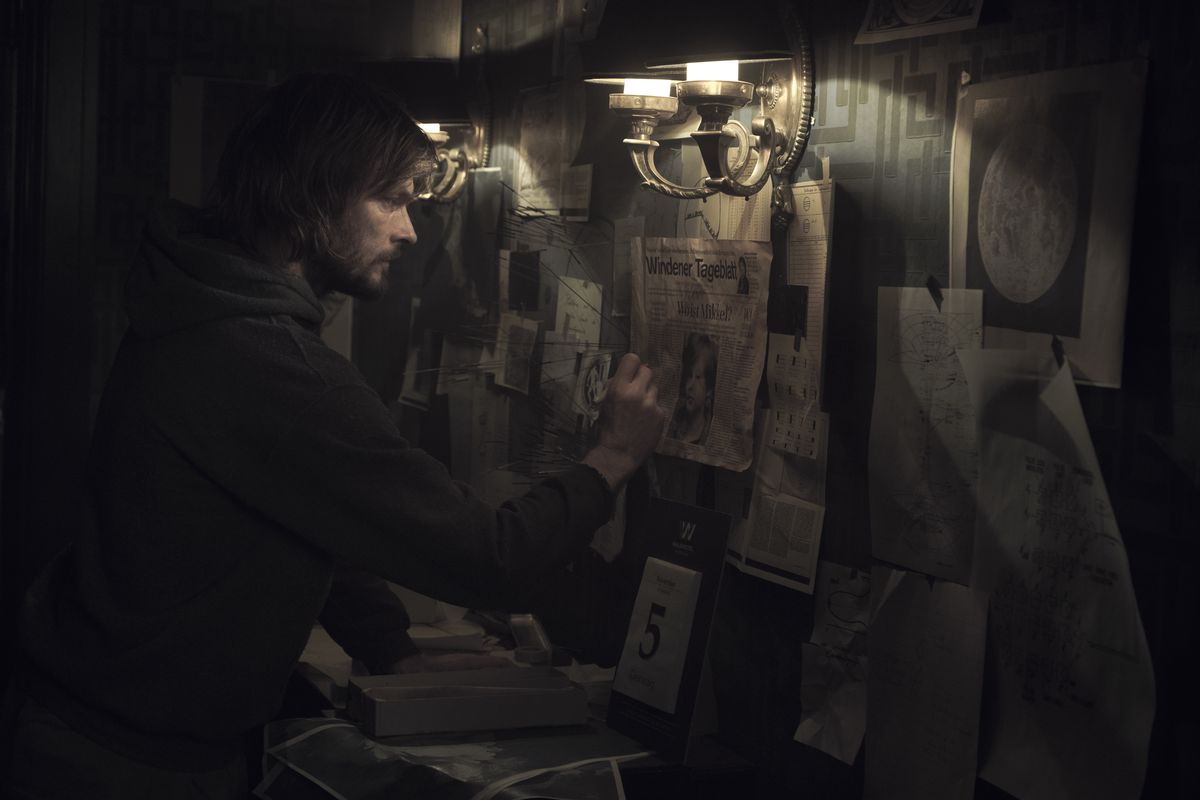
#> input picture chap2/dark.jpg, 1200 x 800 px
$ jupyter execute color_change.ipynb
#> lines starting #> are read from the running program, lines starting #| are printed output that depends on the picture; after the words box and inside, x2 and y2 are one past the last pixel; in counts of white or black regions, pixels touching at a corner belong together
[cell 1]
import cv2
import numpy
import matplotlib.pyplot as plt

# color change

[cell 2]
def my_show_BGR(img, size=(3,3)):
    plt.figure(figsize=size)
    plt.imshow(cv2.cvtColor(img,cv2.COLOR_BGR2RGB))
    plt.show()

[cell 3]
img_dark = cv2.imread('dark.jpg',1)
#> img_dark is the input picture: shape (800, 1200, 3); mean B, G, R 30.9, 30.7, 33.6
my_show_BGR(img_dark,size=(8,8))

# convert to YUV channel

[cell 4]
def my_show_YUV(img, size=(3,3)):
    plt.figure(figsize=size)
    plt.imshow(cv2.cvtColor(img,cv2.COLOR_YUV2RGB))
    plt.show()

[cell 5]
img_YUV = cv2.cvtColor(img_dark,cv2.COLOR_BGR2YUV)
#> img_YUV: shape (800, 1200, 3); mean of channels 0, 1, 2 31.6, 127.7, 129.8
print(img_YUV.shape)
#| (800, 1200, 3)
my_show_YUV(img_YUV)

[cell 6]
def brighter(img,y_increase,u_increase,v_increase):
#> called with y_increase = 255, u_increase = 0, v_increase = 0
    Y,U,V = cv2.split(img)
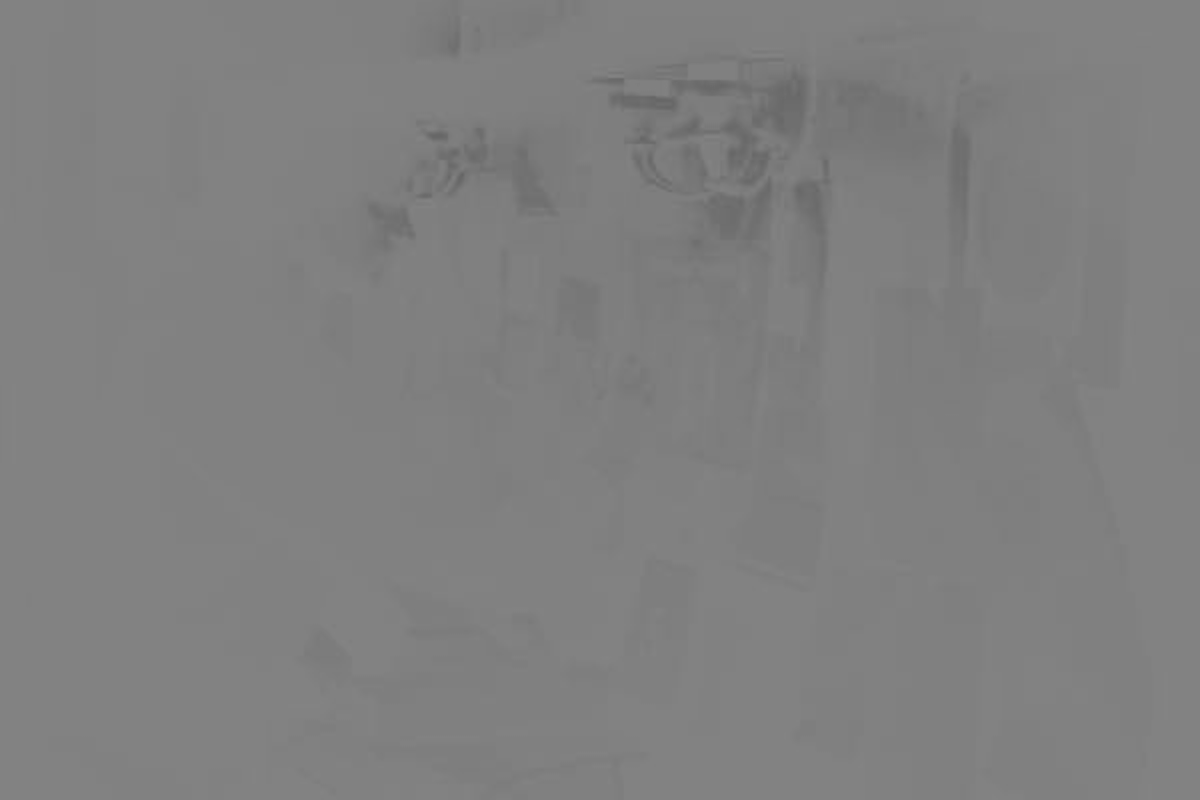
#> U: shape (800, 1200); min 101, max 132, mean 127.7

    Y_lim = 255-y_increase
    Y[Y>Y_lim] = 255
#> Y: shape (800, 1200); every value is 255
    Y[Y<=Y_lim] = (y_increase + Y[Y<=Y_lim]).astype(img.dtype)

    U_lim = 255-u_increase
    U[U>U_lim] = 255
    U[U<=U_lim] = (u_increase + U[U<=U_lim]).astype(img.dtype)

    V_lim = 255-v_increase
    V[V>V_lim] = 255
    V[V<=V_lim] = (v_increase + V[V<=V_lim]).astype(img.dtype)


    return cv2.merge((Y,U,V))
#> returned value: shape (800, 1200, 3); mean of channels 0, 1, 2 255, 127.7, 129.8

[cell 7]
img_YUV_a = brighter(img_YUV,255,0,0)
img_YUV_b = brighter(img_YUV,0,255,0)
#> in brighter (call 2), `return cv2.merge((Y,U,V))`: returned value: shape (800, 1200, 3); mean of channels 0, 1, 2 31.6, 255, 129.8
img_YUV_c = brighter(img_YUV,0,0,255)
#> in brighter (call 3), `return cv2.merge((Y,U,V))`: returned value: shape (800, 1200, 3); mean of channels 0, 1, 2 31.6, 127.7, 255
my_show_YUV(img_YUV_a)
my_show_YUV(img_YUV_b)
my_show_YUV(img_YUV_c)

# convert to HSV channel;;  crazy happy ctrl+c, ctrl + v

[cell 8]
def my_show_HSV(img, size=(3,3)):
    plt.figure(figsize=size)
    plt.imshow(cv2.cvtColor(img,cv2.COLOR_HSV2RGB))
    plt.show()

[cell 9]
img_HSV = cv2.cvtColor(img_dark,cv2.COLOR_BGR2HSV)
#> img_HSV: shape (800, 1200, 3); mean H, S, V 99.8, 48.4, 35.1
print(img_HSV.shape)
#| (800, 1200, 3)
my_show_HSV(img_HSV)

[cell 10]
def brighter_HSV(img,h_increase,s_increase,v_increase):
#> called with h_increase = 255, s_increase = 0, v_increase = 0
    H,S,V = cv2.split(img)
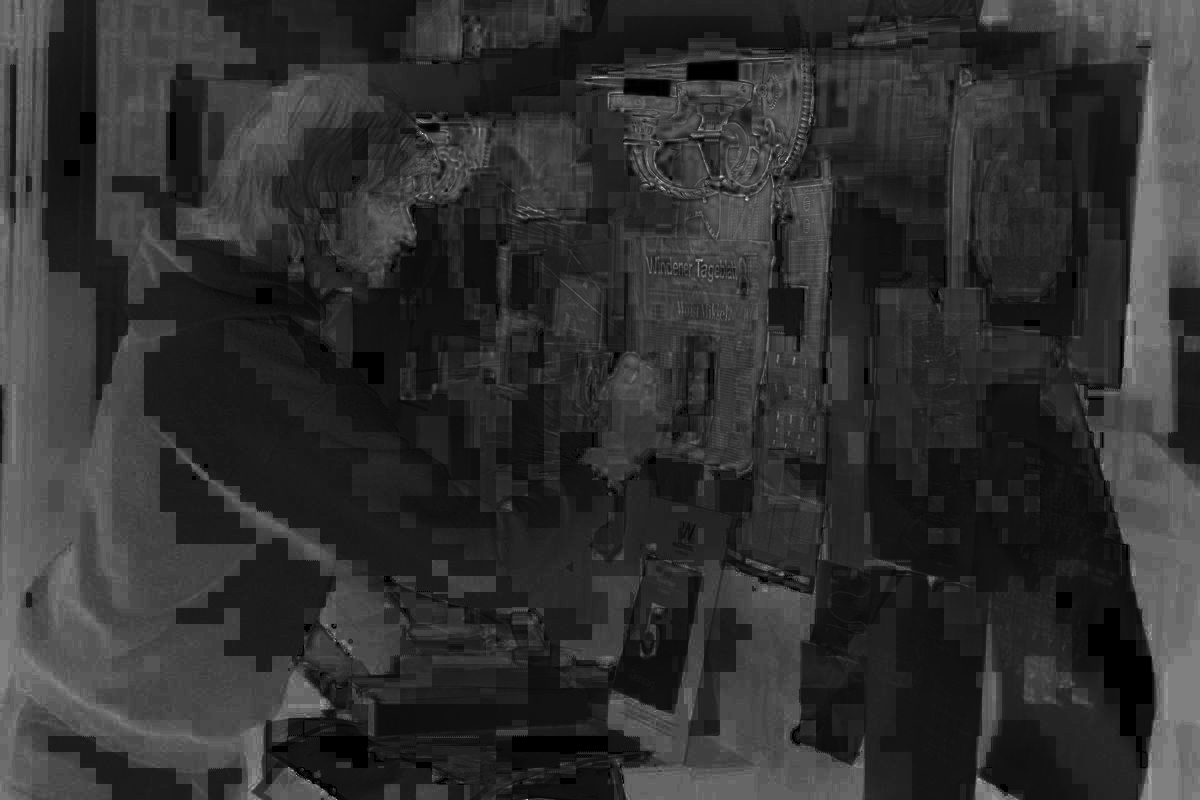
#> S: shape (800, 1200); min 0, max 255, mean 48.4

    H_lim = 255-h_increase
    H[H>H_lim] = 255
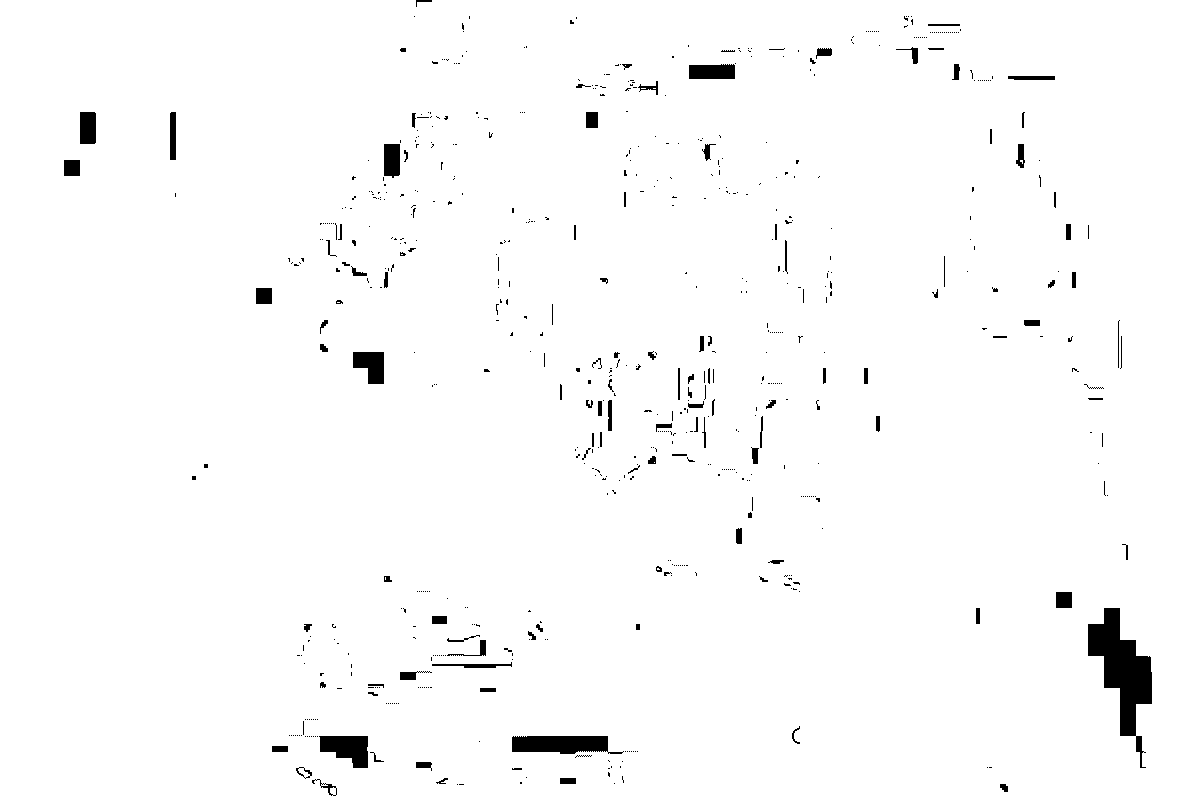
#> H: shape (800, 1200); 98.1% white; 668 black regions (551 under 20 px), largest, box (x1, y1, x2, y2) and area: (1088, 608, 1152, 768) 4215, (512, 736, 624, 754) 1573, (319, 736, 368, 768) 1112
    H[H<=H_lim] = (h_increase + H[H<=H_lim]).astype(img.dtype)

    S_lim = 255-s_increase
    S[S>S_lim] = 255
    S[S<=S_lim] = (s_increase + S[S<=S_lim]).astype(img.dtype)

    V_lim = 255-v_increase
    V[V>V_lim] = 255
    V[V<=V_lim] = (v_increase + V[V<=V_lim]).astype(img.dtype)


    return cv2.merge((H,S,V))
#> returned value: shape (800, 1200, 3); mean H, S, V 255, 48.4, 35.1

[cell 11]
img_HSV_a = brighter_HSV(img_HSV,255,0,0)
img_HSV_b = brighter_HSV(img_HSV,0,255,0)
#> in brighter_HSV (call 2), `return cv2.merge((H,S,V))`: returned value: shape (800, 1200, 3); mean H, S, V 99.8, 255, 35.1
img_HSV_c = brighter_HSV(img_HSV,0,0,255)
#> in brighter_HSV (call 3), `return cv2.merge((H,S,V))`: returned value: shape (800, 1200, 3); mean H, S, V 99.8, 48.4, 255
my_show_HSV(img_HSV_a)
my_show_HSV(img_HSV_b)
my_show_HSV(img_HSV_c)
#> call 4 of my_show_HSV, with size = (3, 3)
#> in my_show_HSV (call 4), `plt.show()`:
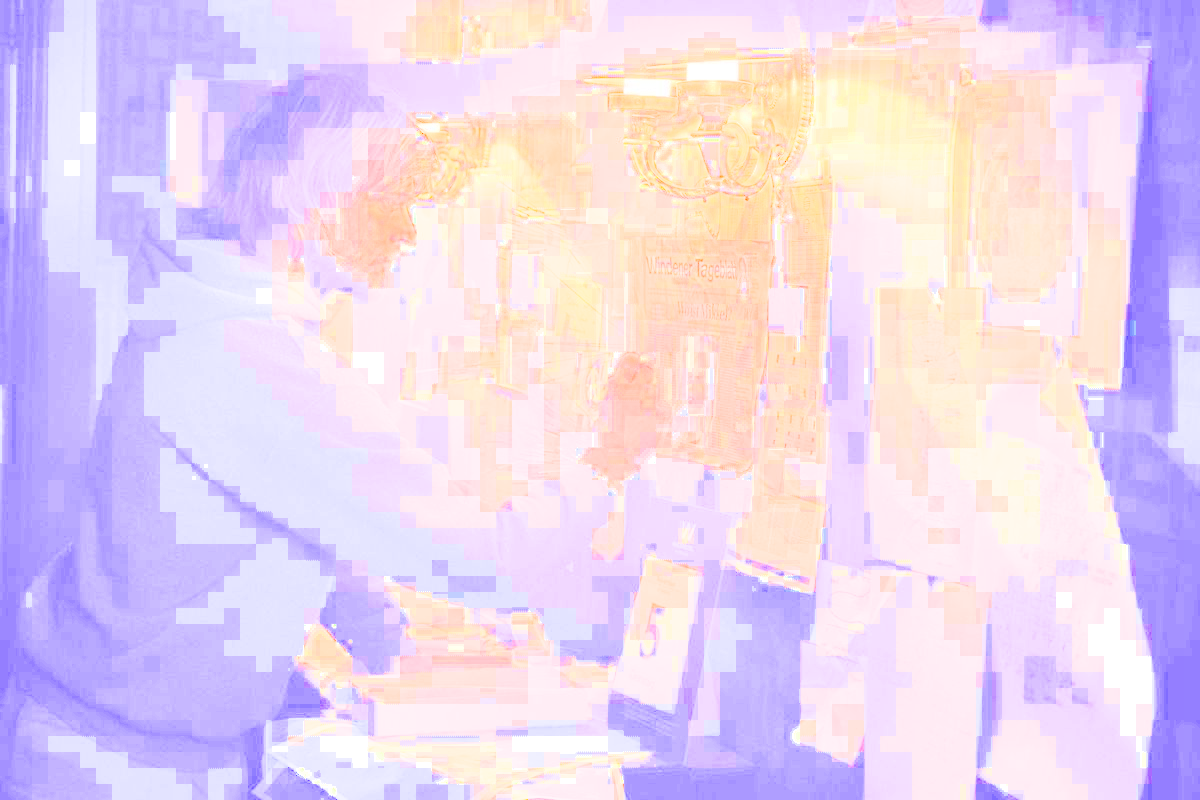
#> shown: shape (800, 1200, 3); mean R, G, B 232.2, 213.1, 238.4
